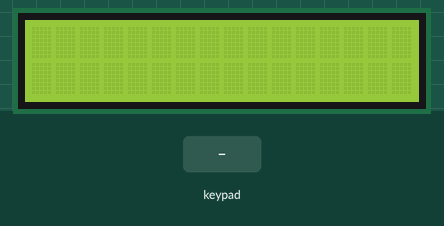
Recording of a sketch running on a simulated Arduino Uno, built with avr-gcc and run on an emulated ATmega328P. Parts: 16×2 character LCD. Inputs (shaded band) come from the test bench. What the sketch prints to the serial monitor is not drawn.

Above: at 1.2 s.
1.3 s: keypad keys 7 + 5 = pressed 0.4 s apart
At 2.8 s:
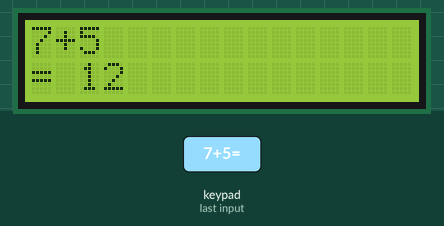
4.4 s: key 'x' pressed
At 5.5 s:
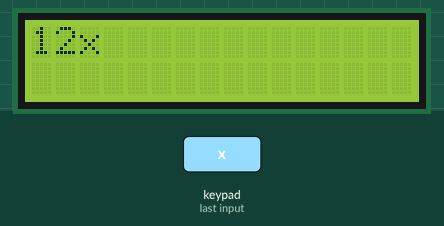
5.9 s: keypad keys 8 / 2 = pressed 0.4 s apart
At 7.7 s:
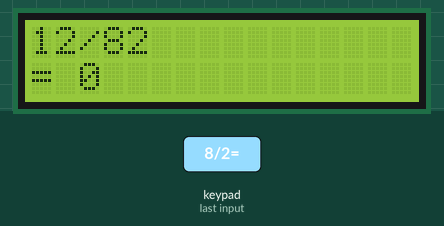
9.0 s: keypad keys 9 - 4 = pressed 0.4 s apart
At 11.3 s:
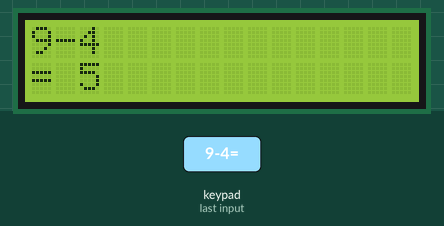
12.1 s: key '1' pressed
At 12.8 s:
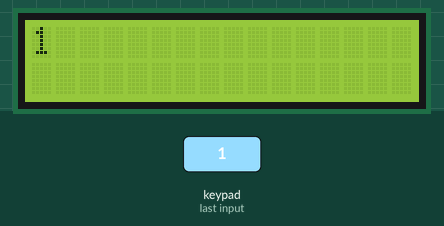
Timing chart, 0 to 14.6 s (numbered marks = the images above; inputs shaded):
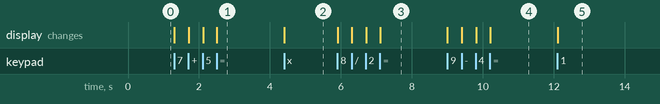

Measured:
- after the input at 1.3 s, the display: first changes at once (image 1 shows a later state)
- after the input at 4.4 s, the display: changes at once (image 2)
- after the input at 5.9 s, the display: first changes at once (image 3 shows a later state)
- after the input at 9.0 s, the display: first changes at once (image 4 shows a later state)
- after the input at 12.1 s, the display: changes at once (image 5)

The sketch:

keypad.ino
```cpp
#include <Wire.h>
#include <LiquidCrystal_I2C.h>
#include <Key.h>
#include <Keypad.h>

LiquidCrystal_I2C lcd(0x27, 16, 2);

const byte ROWS = 4;
const byte COLS = 4;
char myKeys[ROWS][COLS]= {  //키 패드 위치 배열
  {'1', '2', '3', '-'},
  {'4', '5', '6', '+'},
  {'7', '8', '9', 'x'},
  {'AC', '0', '=', '/'}
};

long a;     // 첫번째 입력 받는 값
long b;     // 두번째 입력 받는 값
boolean op = false; // 연산자 입력됐는지 확인
char oper;          // 연산자 종류
int sum;            // 결과 값

byte rowPins[ROWS] = {5, 4, 3, 2};
byte colPins[COLS] = {8, 9, 10, 11};

Keypad customKeypad = Keypad(makeKeymap(myKeys), rowPins, colPins, ROWS, COLS);

void setup() {
  lcd.init();
  lcd.backlight();
  Serial.begin(9600);
}

void loop() {
  char customKey = customKeypad.getKey();   //키 패드 버튼이 눌린 값 받는 변수
  switch(customKey) {
    case '0': case '1': case '2': case '3': case '4': case '5': case '6': case '7': case '8': case '9':
      lcd.clear();
      lcd.setCursor(0,0);
      if(op) {
        b = b * 10 + (customKey - '0');
        lcd.print(a);
        lcd.print(oper);
        lcd.print(b);
      } else {
        sum = 0;
        a = a * 10 + (customKey - '0');
        lcd.print(a);
      }
      break;

    case '-': case '+': case 'x': case '/':
      if(sum != 0) {
        a = sum;
      }
      op = true;
      oper = customKey;
      lcd.clear();
      lcd.setCursor(0,0);
      lcd.print(a);
      lcd.print(oper);
      break;

    case 'AC':
      lcd.clear();
      lcd.setCursor(0,0);
      sum = 0;
      a = 0;
      b = 0;
      op = false;

    case '=':
      op = false;
      if(b == 0) {
        if(oper == 'x' || oper == '/'){
          sum = 0;
        } else {
          sum = a;
        }
      } else {
        switch(oper) {
          case '-':
            sum = a - b;
            break;
          case '+':
            sum = a + b;
            break;
          case 'x':
            sum = a * b;
            break;
          case '/':
            sum = a / b;
            break;
        }
      }
      Serial.println(sum);
      lcd.setCursor(0,1);
      lcd.print("= ");
      lcd.print(sum);
      a = 0;
      b = 0;
      break;
  }
}
```
